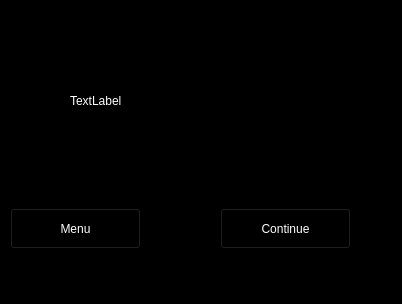
<?xml version="1.0" encoding="UTF-8"?>
<ui version="4.0">
 <class>gameEnd</class>
 <widget class="QWidget" name="gameEnd">
  <property name="geometry">
   <rect>
    <x>0</x>
    <y>0</y>
    <width>402</width>
    <height>304</height>
   </rect>
  </property>
  <property name="windowTitle">
   <string>Form</string>
  </property>
  <property name="styleSheet">
   <string notr="true">background-color: rgb(0, 0, 0);</string>
  </property>
  <widget class="QPushButton" name="pushButton">
   <property name="geometry">
    <rect>
     <x>10</x>
     <y>208</y>
     <width>131</width>
     <height>41</height>
    </rect>
   </property>
   <property name="styleSheet">
    <string notr="true">color: rgb(255, 255, 255);
background-color: rgb(0, 0, 0);
font: 12pt &quot;MS Gothic&quot;;</string>
   </property>
   <property name="text">
    <string>Menu</string>
   </property>
  </widget>
  <widget class="QPushButton" name="pushButton_2">
   <property name="geometry">
    <rect>
     <x>220</x>
     <y>208</y>
     <width>131</width>
     <height>41</height>
    </rect>
   </property>
   <property name="styleSheet">
    <string notr="true">color: rgb(255, 255, 255);
background-color: rgb(0, 0, 0);
font: 12pt &quot;MS Gothic&quot;;</string>
   </property>
   <property name="text">
    <string>Continue</string>
   </property>
  </widget>
  <widget class="QLabel" name="label">
   <property name="geometry">
    <rect>
     <x>70</x>
     <y>70</y>
     <width>231</width>
     <height>61</height>
    </rect>
   </property>
   <property name="styleSheet">
    <string notr="true">color: rgb(255, 255, 255);
background-color: rgb(0, 0, 0);
font: 29pt &quot;MS Gothic&quot;;</string>
   </property>
   <property name="text">
    <string>TextLabel</string>
   </property>
  </widget>
 </widget>
 <resources/>
 <connections/>
</ui>
